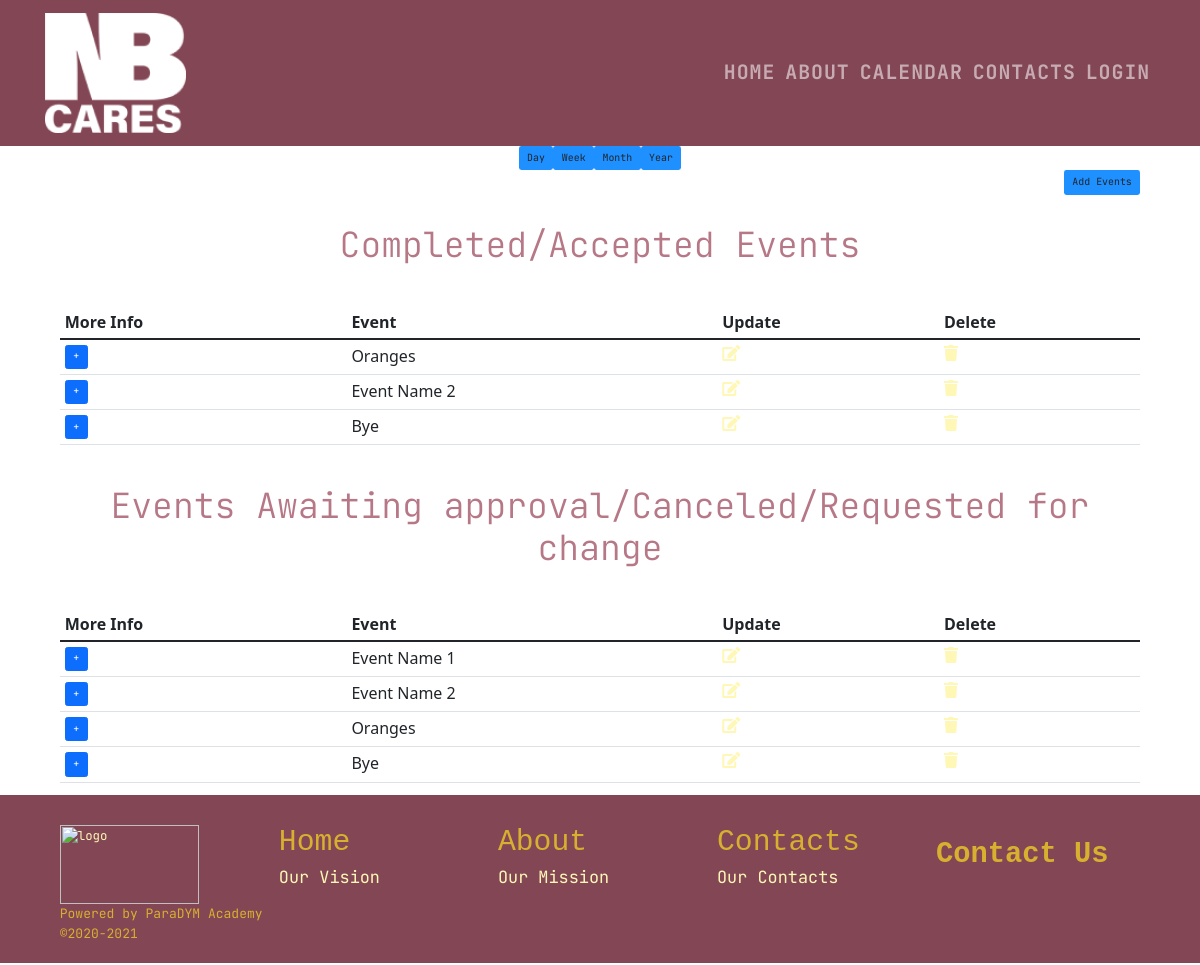
Before: /events with the older database file.
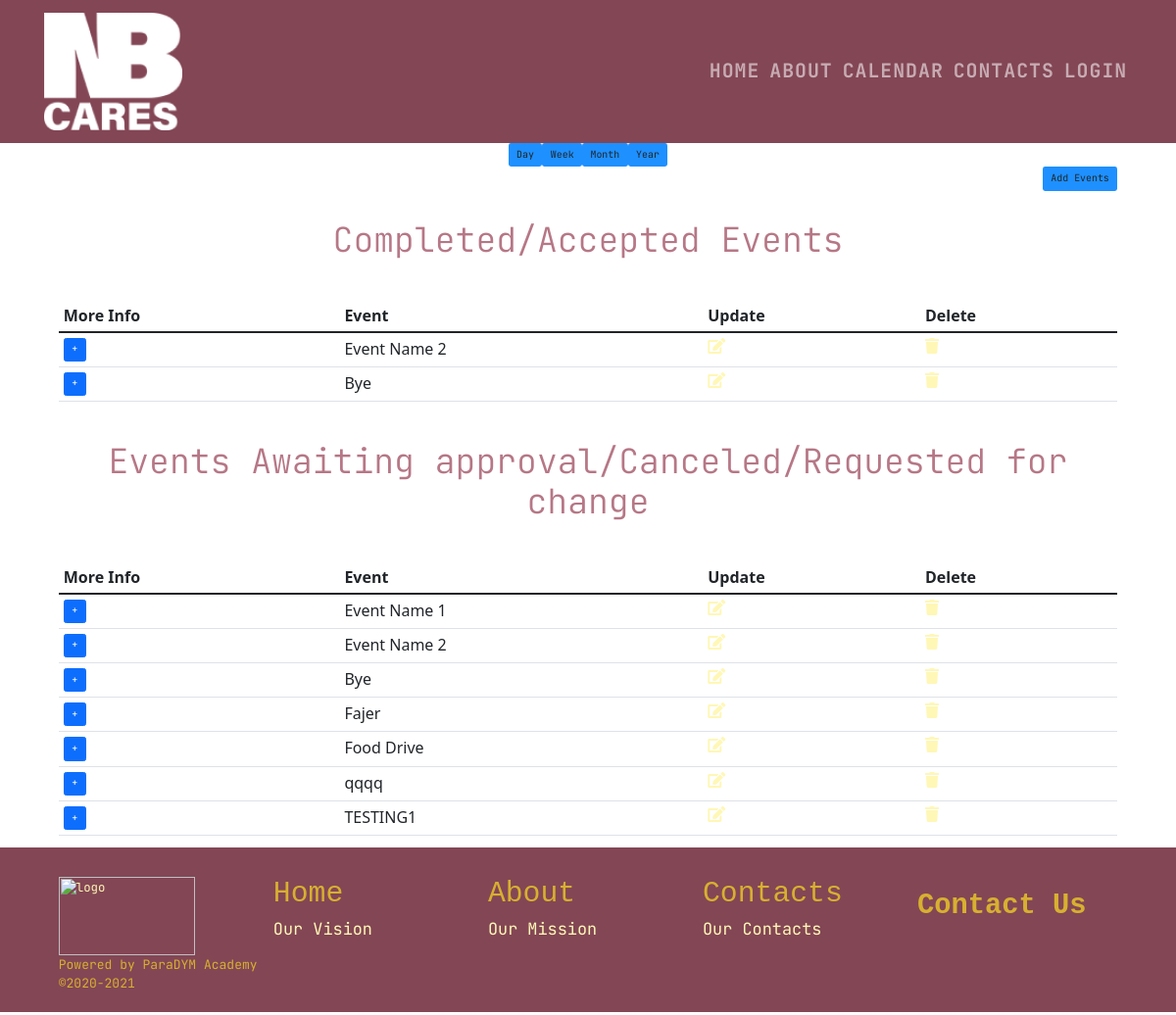
After: the same page with the newer database file.
### ProjectSite/models.py (models this page shows, shortened)
class OrgEvent(models.Model):
    EVENT_STATUS = (
        ('Accepted', 'Accepted'),
        ('Waiting Approval', 'Waiting Approval'),
    )
    org_event_organization = models.ForeignKey(Organization, null=True, on_delete=models.SET_NULL)
    org_event_event = models.ForeignKey(Event, null=True, on_delete=models.SET_NULL)
    org_event_status = models.CharField(max_length=20, null=True, choices=EVENT_STATUS)
    org_event_date_created = models.DateTimeField(auto_now_add=True, null=True, blank=True)
    def __str__(self):
        return str(self.org_event_event.event_name)

class Event(models.Model):
    EVENT_TAGS = (
        ('Housing', 'Housing'), ('Employment', 'Employment'),('Education', 'Education'),
        ('Financial Literacy', 'Financial Literacy'),('Healthcare', 'Healthcare'), ('Mental Health','Mental Health'),
        ('Family Engagement', 'Family Engagement'),('Children Activities','Children Activities'),('Art','Art'),
        ('Community Event','Community Event'),('Fundraising','Fundraising'), ('Other', 'Other'),
    )
    EVENT_STATUS = (
        (u'Accepted', u'Accepted'),
        (u'Pending', u'Pending'),
        (u'Canceled', u'Canceled'),
        (u'Requested For Change', u'Requested For Change'),
    )
    user = models.ForeignKey(Organization, on_delete=models.CASCADE)
    event_name = models.CharField(max_length=100, null=True, blank=False)
    event_description = models.TextField(max_length=400, null=True, blank=True)
    event_sTime = models.DateTimeField()  # (null=True, blank=False)
    event_eTime = models.DateTimeField()  # (null=True, blank=False)
    event_tag = models.CharField(max_length=30, null=True, choices=EVENT_TAGS)
    event_status = models.CharField(max_length=30, choices=EVENT_STATUS, default='Pending')
    event_date_created = models.DateTimeField(auto_now_add=True, null=True, blank=True)

### ProjectSite/views.py (the view)
# urls.py: path('events', views.view_events, name="events"),
def view_events(request):
    orgevents = OrgEvent.objects.all()
    completed_events = orgevents.filter(org_event_status='Accepted')
    event_add = ProjectForms()
    if request.method == 'POST':
        event_add = ProjectForms(request.POST)
        if event_add.is_valid():
            event_add.save()
            return redirect('events')
    events = Event.objects.all()
    context = {'events': events, 'event_add': event_add, 'completed_events': completed_events}
    return render(request, 'ProjectSite/events.html', context)

### templates/ProjectSite/events.html (shortened to what this page needs)
{% extends 'ProjectSite/base.html' %}
{% load static %}
{% block body %}
    <section>
        <div class="container px-5">
            <div class="d-flex justify-content-center">
                <button type="button" class="btn" style="background: dodgerblue">Day</button>
                <button type="button" class="btn" style="background: dodgerblue">Week</button>
                <button type="button" class="btn" style="background: dodgerblue">Month</button>
                <button type="button" class="btn" style="background: dodgerblue">Year</button>
            </div>
            <div class="d-flex justify-content-end">
                <button type="button" class="btn" style="background: dodgerblue" data-bs-toggle="modal"
                        data-bs-target="#event-creation" data-bs-whatever="@getbootstrap">Add Events
                </button>
            </div>
        </div>
    </section>
    <section>
        <div class="container px-5">
            <div class="gx-5 align-items-center">
                <div class="col-lg-12 order-lg-1">
                    <div class="p-5">
                        <h2 class="display-4 text-center">Completed/Accepted Events</h2>
                    </div>
                </div>
            </div>
        </div>
    </section>
    <section>
        <div class="container px-5 d-flex justify-content-end">
            <table class="table table-hover">
                <thead>
                <tr>
                    <th scope="col">More Info</th>
                    <th scope="col">Event</th>
                    <th scope="col">Update</th>
                    <th scope="col">Delete</th>
                </tr>
                </thead>
                <tbody>
                {% for completed_event in completed_events %}
                <tr>
                    <td><button type="button" class="btn btn-primary" data-bs-toggle="modal" data-bs-target="#event-summary">+</button></td>
                    <td>{{completed_event}}</td>
                    <td><a class="update-icon" href=""><i class="fas fa-edit"></i></a></td>
                    <td><a href="" class="delete-icon"><i class="fas fa-trash"></i></a></td>
                </tr>
                {% endfor %}
                </tbody>
            </table>
        </div>
    </section>
    <section>
        <div class="container px-5">
            <div class="gx-5 align-items-center">
                <div class="col-lg-12 order-lg-1">
                    <div class="p-5">
                        <h2 class="display-4 text-center">Events Awaiting approval/Canceled/Requested for change</h2>
                    </div>
                </div>
            </div>
        </div>
    </section>
    <section>
        <div class="container px-5 d-flex justify-content-end">
            <table class="table table-hover">
                <thead>
                <tr>
                    <th scope="col">More Info</th>
                    <th scope="col">Event</th>
                    <th scope="col">Update</th>
                    <th scope="col">Delete</th>
                </tr>
                </thead>
                <tbody>
                {% for event in events %}
                <tr>
                    <td><button type="button" class="btn btn-primary" data-bs-toggle="modal" data-bs-target="#event-summary">+</button></td>
                    <td>{{ event.event_name }}</td>
                    <td><a class="update-icon" href=""><i class="fas fa-edit"></i></a></td>
                    <td><a href="" class="delete-icon"><i class="fas fa-trash"></i></a></td>
                </tr>
                {% endfor %}
                </tbody>
            </table>
        </div>
    </section>
{% endblock %}

Changed rows visible on the page:
removed OrgEvent: org_event_event.event_name "Oranges"
removed Event: event_name "Oranges"
added Event: event_name "Fajer"
added Event: event_name "Food Drive"
added Event: event_name "qqqq"
added Event: event_name "TESTING1"
